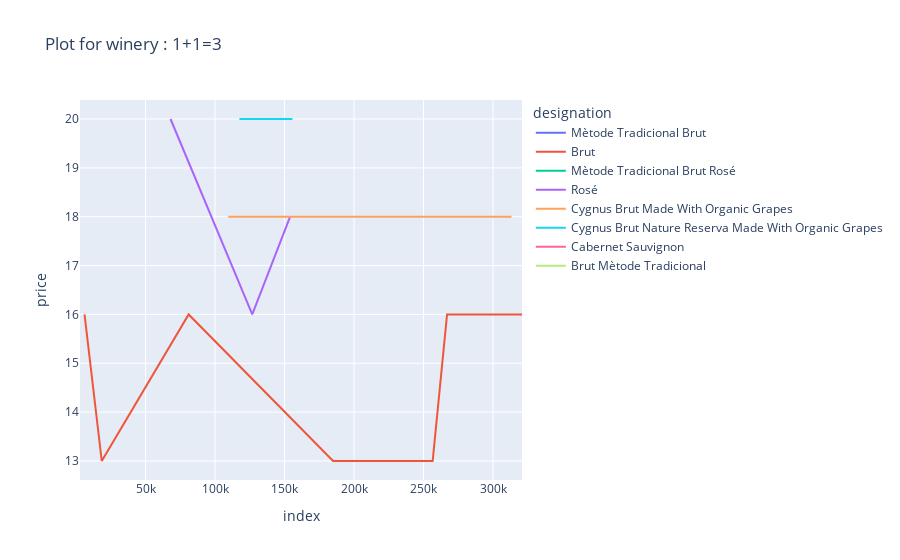

Write notebook code for a chart like this one.
### Code cell
winery = input()
tt = df[df.winery == winery]
tt.designation.astype('category')
px.line(tt,y='price' ,color='designation', title=f'Plot for winery : {winery}')

### Figure 1 — Plotly figure (JSON) as saved in the notebook; plotly's stock layout.template omitted (floating-point values rounded to 4 significant figures)
{"data": [{"hovertemplate": "designation=Mètode Tradicional Brut<br>index=%{x}<br>price=%{y}<extra></extra>", "legendgroup": "Mètode Tradicional Brut", "line": {"color": "#636efa", "dash": "solid"}, "mode": "lines", "name": "Mètode Tradicional Brut", "orientation": "v", "showlegend": true, "type": "scatter", "x": [2860], "xaxis": "x", "y": [null], "yaxis": "y"}, {"hovertemplate": "designation=Brut<br>index=%{x}<br>price=%{y}<extra></extra>", "legendgroup": "Brut", "line": {"color": "#EF553B", "dash": "solid"}, "mode": "lines", "name": "Brut", "orientation": "v", "showlegend": true, "type": "scatter", "x": [6117, 18511, 81018, 184935, 256558, 266915, 320828], "xaxis": "x", "y": [16, 13, 16, 13, 13, 16, 16], "yaxis": "y"}, {"hovertemplate": "designation=Mètode Tradicional Brut Rosé<br>index=%{x}<br>price=%{y}<extra></extra>", "legendgroup": "Mètode Tradicional Brut Rosé", "line": {"color": "#00cc96", "dash": "solid"}, "mode": "lines", "name": "Mètode Tradicional Brut Rosé", "orientation": "v", "showlegend": true, "type": "scatter", "x": [32119], "xaxis": "x", "y": [20], "yaxis": "y"}, {"hovertemplate": "designation=Rosé<br>index=%{x}<br>price=%{y}<extra></extra>", "legendgroup": "Rosé", "line": {"color": "#ab63fa", "dash": "solid"}, "mode": "lines", "name": "Rosé", "orientation": "v", "showlegend": true, "type": "scatter", "x": [67987, 126787, 154037], "xaxis": "x", "y": [20, 16, 18], "yaxis": "y"}, {"hovertemplate": "designation=Cygnus Brut Made With Organic Grapes<br>index=%{x}<br>price=%{y}<extra></extra>", "legendgroup": "Cygnus Brut Made With Organic Grapes", "line": {"color": "#FFA15A", "dash": "solid"}, "mode": "lines", "name": "Cygnus Brut Made With Organic Grapes", "orientation": "v", "showlegend": true, "type": "scatter", "x": [109436, 313295], "xaxis": "x", "y": [18, 18], "yaxis": "y"}, {"hovertemplate": "designation=Cygnus Brut Nature Reserva Made With Organic Grapes<br>index=%{x}<br>price=%{y}<extra></extra>", "legendgroup": "Cygnus Brut Nature Reserva Made With Organic Grapes", "line": {"color": "#19d3f3", "dash": "solid"}, "mode": "lines", "name": "Cygnus Brut Nature Reserva Made With Organic Grapes", "orientation": "v", "showlegend": true, "type": "scatter", "x": [117520, 155697], "xaxis": "x", "y": [20, 20], "yaxis": "y"}, {"hovertemplate": "designation=Cabernet Sauvignon<br>index=%{x}<br>price=%{y}<extra></extra>", "legendgroup": "Cabernet Sauvignon", "line": {"color": "#FF6692", "dash": "solid"}, "mode": "lines", "name": "Cabernet Sauvignon", "orientation": "v", "showlegend": true, "type": "scatter", "x": [149460], "xaxis": "x", "y": [18], "yaxis": "y"}, {"hovertemplate": "designation=Brut Mètode Tradicional<br>index=%{x}<br>price=%{y}<extra></extra>", "legendgroup": "Brut Mètode Tradicional", "line": {"color": "#B6E880", "dash": "solid"}, "mode": "lines", "name": "Brut Mètode Tradicional", "orientation": "v", "showlegend": true, "type": "scatter", "x": [273533], "xaxis": "x", "y": [18], "yaxis": "y"}], "layout": {"legend": {"title": {"text": "designation"}, "tracegroupgap": 0}, "title": {"text": "Plot for winery : 1+1=3"}, "xaxis": {"anchor": "y", "domain": [0, 1], "title": {"text": "index"}}, "yaxis": {"anchor": "x", "domain": [0, 1], "title": {"text": "price"}}}}
